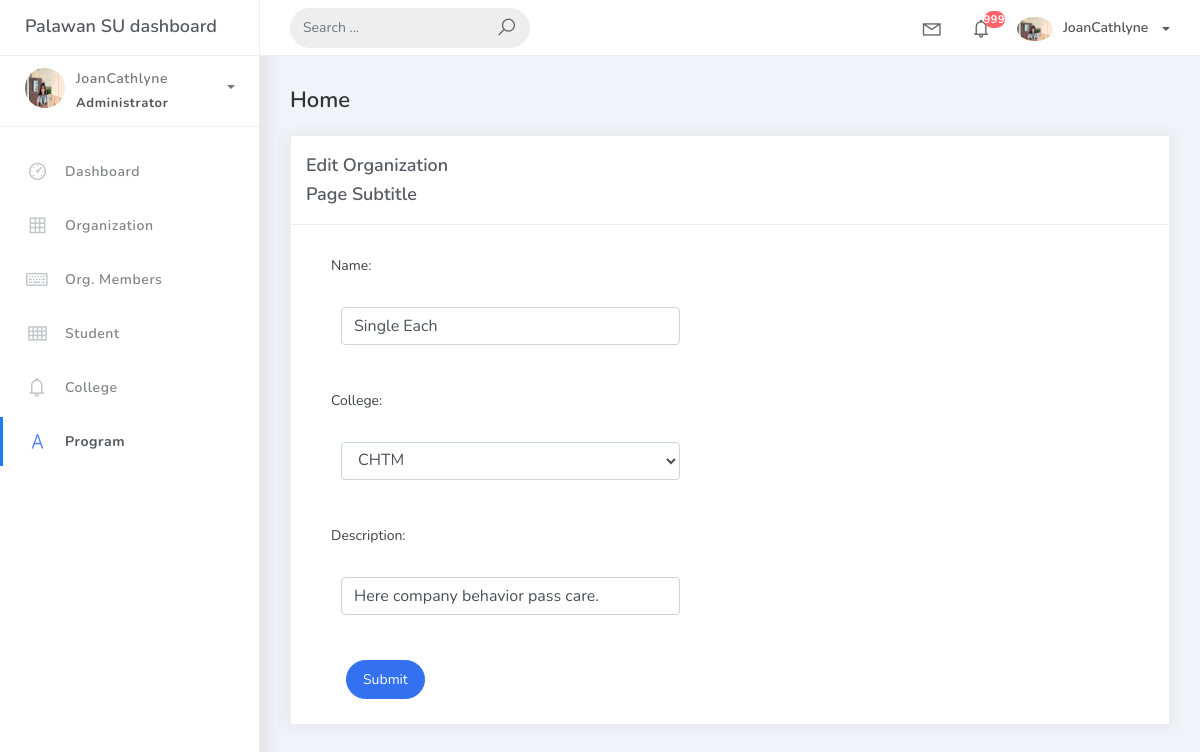
Screenshot of /organization_list/21 with the database file from the repository.
### studentorg/models.py (models this page shows, shortened)
class BaseModel(models.Model):
    created_at = models.DateTimeField(auto_now_add=True, db_index=True)
    updated_at = models.DateTimeField(auto_now=True)
    class Meta:
        abstract = True

class Organization(BaseModel):
    name = models.CharField(max_length=250)
    college = models.ForeignKey(
        College, null=True, blank=True, on_delete=models.CASCADE)
    description = models.CharField(max_length=500)

### studentorg/views.py (the view)
# urls.py: path('organization_list/<pk>', OrganizationUpdateView.as_view(), name='organization-update'),
class OrganizationUpdateView(UpdateView):
    model = Organization
    form_class = OrganizationForm
    template_name = 'org_edit.html'
    success_url = reverse_lazy('organization-list')

### studentorg/forms.py
class OrganizationForm(ModelForm):
    class Meta:
        model = Organization
        fields = "__all__"

### studentorg/models.py (called while the page is built)
    def __str__(self):
        return self.college_name

### templates/org_edit.html
{% extends 'base.html' %} {% load static %} {% block content %}
<div class="content">
    <div class="container-fluid">
        <h4 class="page-title">Home</h4>
        <div class="row">
            <div class="col-md-12">
                <div class="card">
                    <div class="card-header">
                        <div class="card-title">Edit Organization</div>
                        <div class="card-title">Page Subtitle</div>
                    </div>
                    <div class="col-md-6">
                    <div class="card-body">
                        <form class="" action="" method="post" novalidate>
                            {% csrf_token %} {% include 'includes/form.html' %}
                            <div class="form-group">
                                <div class="col-md-12 col-sm-3">
                                    <button type="submit" class="btn btn-primary btn-rounded">Submit</button>
                                </div>
                            </div>
                        </form>
                    </div>
                    </div>
                </div>
            </div>
        </div>
    </div>
</div>
{% endblock %}

### templates/includes/form.html (shortened to what this page needs)
{% load widget_tweaks %}
{% for field in form %}
<div class="field item form-group">
    <label>{{ field.label_tag }}</label>
    <div class="form-group">
      {% render_field field class="form-control" %}
    </div>
</div>
{% endfor %}

### rows the page displays
Organization: name "Single Each" "CHTM" "Here company behavior pass care."

### other values shown
{{ field.label_tag }} "Name:" "College:" "Description:"
